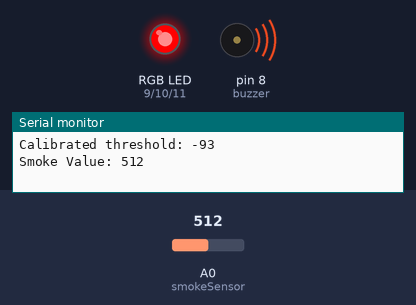
The sketch below on a simulated Arduino Uno, built with avr-gcc and run on an emulated ATmega328P. Parts: an RGB LED mixed from three pins (HIGH = lit), buzzer (waves = sounding, pin HIGH), the last lines printed to the serial monitor. The test bench sets the inputs (shaded band); at power-on: A0 (smokeSensor) = 512.

Above: at 6.2 s.
6.3 s: A0 (smokeSensor) set to 9
8.2 s: A0 (smokeSensor) set to 6
At 10.2 s:
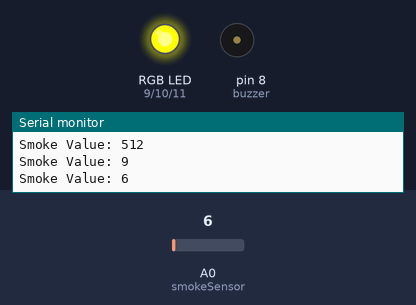
10.5 s: A0 (smokeSensor) set to 110
At 11.9 s:
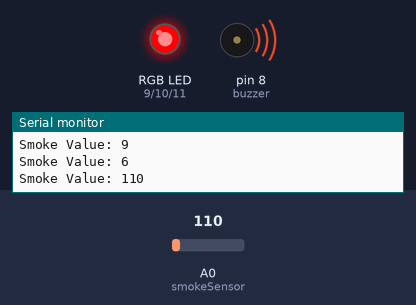
12.5 s: A0 (smokeSensor) set to 0
At 13.4 s:
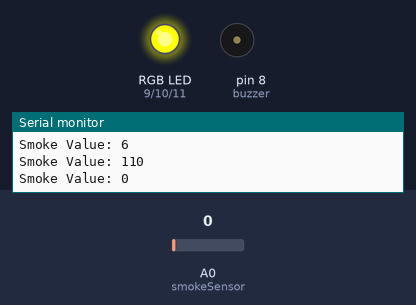
Timing chart, 0 to 15.5 s (numbered marks = the images above; inputs shaded):
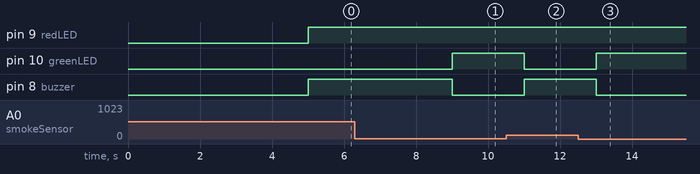

The sketch:

main.ino
```cpp
#define smokeSensor A0
#define buzzer 8
#define redLED 9
#define greenLED 10
#define blueLED 11

int threshold;

void setup() {
  pinMode(smokeSensor, INPUT);
  pinMode(buzzer, OUTPUT);
  pinMode(redLED, OUTPUT);
  pinMode(greenLED, OUTPUT);
  pinMode(blueLED, OUTPUT);
  Serial.begin(9600);

  calibrateSensor();
}

void loop() {
  int smokeValue = analogRead(smokeSensor);

  Serial.print("Smoke Value: ");
  Serial.println(smokeValue);

  if (smokeValue > threshold + 100) {
    // High danger level
    digitalWrite(buzzer, HIGH);
    setRGB(255, 0, 0); // Red
  } else if (smokeValue > threshold) {
    // Moderate level
    digitalWrite(buzzer, LOW);
    setRGB(255, 255, 0); // Yellow
  } else {
    // Safe level
    digitalWrite(buzzer, LOW);
    setRGB(0, 255, 0); // Green
  }

  delay(2000);  // Adjust delay as needed
}

void setRGB(int r, int g, int b) {
  analogWrite(redLED, r);
  analogWrite(greenLED, g);
  analogWrite(blueLED, b);
}

void calibrateSensor() {
  int baseline = 0;
  for (int i = 0; i < 100; i++) {
    baseline += analogRead(smokeSensor);
    delay(50);
  }
  threshold = baseline / 100 + 50;
  Serial.println("Calibrated threshold: " + String(threshold));
}
```

Measured:
- the behaviour switches between 8 and 7 on A0 (smokeSensor) (found by bisection; images 0 and 1)
- after the input at 8.2 s, pin 10 (greenLED): LOW → HIGH after 0.81 s; pin 8 (buzzer): HIGH → LOW after 0.81 s
- after the input at 10.5 s, pin 10 (greenLED): HIGH → LOW after 0.51 s; pin 8 (buzzer): LOW → HIGH after 0.51 s
- after the input at 12.5 s, pin 10 (greenLED): LOW → HIGH after 0.51 s; pin 8 (buzzer): HIGH → LOW after 0.51 s
